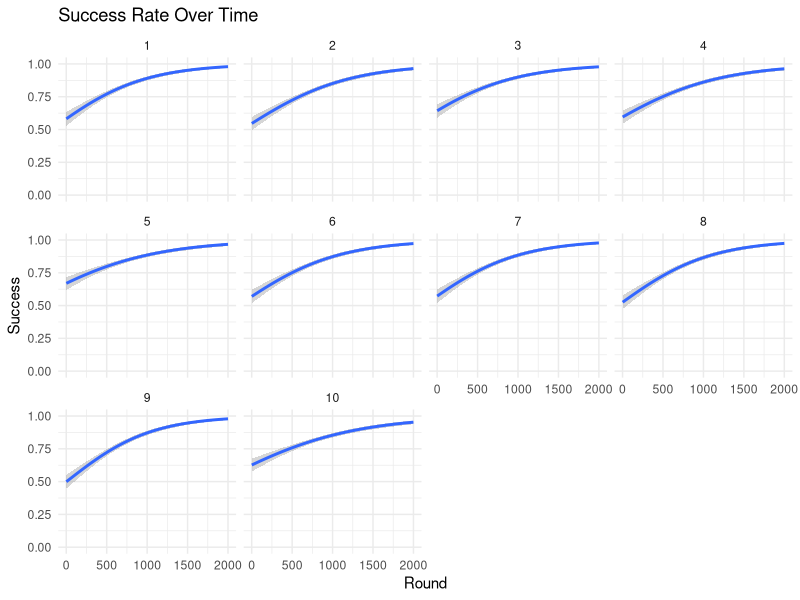

R code for this plot: (Note: this script raises an error after producing the figure.)
## ---- chunk 1

# libraries
library(tidyverse)
library(ggplot2)

# seed
# set.seed(123)

## ---- chunk 2

# general parameters
n_sim <- 10 # number of simulations
n_referents <- 10 # number of unique referents in guessing game
n_small <- 5 # number of small referents
n_large <- 5 # number of large referents
n_rounds <- 2000 # number of interaction rounds
drift_sd <- 0.1 # amount of variation introduced during production
learn_rate <- 0.005 # amount of added memory strengthening for words per round
iconicity_boost <- 1 # multiplicator for distance to iconic prototypes

# referent properties
referents <- tibble(
  id = 1:n_referents,
  type = c(rep("small", n_small), rep("large", n_large))
) 

## ---- chunk 3

# distance-based ease function
## small referents easier near [0,0]
## large referents easier near [1,1]
## currently distance measures range from 0.014 (max distance), to 1 (min distance)
### NOTE: Discuss and justify distance function (maybe euclidean)
signal_ease <- function(sig, type) {
  target <- if (type == "small") c(0, 0) else c(1, 1)
  dist <- sqrt((sig[1] - target[1])^2 + (sig[2] - target[2])^2)
  ease <- exp(-2 * dist)   # the -2 value controls the sharpness of the drop with distance
  ease
}

# explore result of this function
# grid <- expand.grid(
#   x = seq(0, 1, length.out = 50),
#   y = seq(0, 1, length.out = 50),
#   type = c("small", "large")
# )
# 
# # make heat map
# grid <- grid %>%
#   rowwise() %>%
#   mutate(ease = signal_ease(c(x, y), type)) %>%
#   ungroup() 
#   
# ggplot(grid,
#        aes(x = x, y = y, fill = ease)) +
#   geom_tile() +
#   facet_wrap(.~type) +
#   scale_fill_continuous(palette = "viridis")


# interpretation probability
## final guess probability = previous guessing rate + signal fit (iconicity bias)
guess_probability <- function(agent_guess, signal_xy, ref_type) {
  ease <- signal_ease(signal_xy, ref_type)

  # learned ability plus signal ease, capped at 1
  ## the added learning boost of ease is reduced by a factor of iconicity_boost which represents the strength of iconicity affecting guessing
  p <- agent_guess + iconicity_boost * ease
  p[p > 0.95] <- 0.95 ## NOTE: really sloppy and should probably use a function that operates with logits or something, but this keeps a lapse rate of 5% atm
  p
}

# drift function
## adds gaussian drift to the signal 
apply_drift <- function(sig) {
  # pmax and pmin cap it to 0 and 1
  pmax(pmin(sig + rnorm(2, 0, drift_sd), 1),0)
}

## ---- chunk 4

# set up tibble to populate
# history <- tibble(
#   n = integer(n_sim),
#   t = integer(n_rounds),
#   speaker = character(n_rounds),
#   listener = character(n_rounds),
#   referent = integer(n_rounds),
#   type = character(n_rounds),
#   success = integer(n_rounds),
#   p_correct = numeric(n_rounds),
#   signal_x = numeric(n_rounds),
#   signal_y = numeric(n_rounds)
#   )

history <- data.frame(
  round     = integer(),
  trial     = integer(),
  referent  = integer(),
  speaker   = character(),
  listener  = character(),
  type      = character(),
  p_correct = numeric(),
  success   = numeric(),
  signal_x  = numeric(),
  signal_y  = numeric(),
  stringsAsFactors = FALSE
)

# main for loop over interactions
for (n in 1:n_sim) {
  
# initial signals
signals <- tibble(
  id = referents$id,
  x = rep(0.5, n_referents),
  y = rep(0.5, n_referents)
)

# initial learning status of referents (after training)
## each agent has initial probability ~ 0.3 ± noise
agentA_guess <- rbeta(n_referents, 2, 4)
agentB_guess <- rbeta(n_referents, 2, 4)

# alternatives: 0.5  = (2,2)
# alternatives: 0.4  = (2,3)
# alternatives: 0.33 = (2,4)

# main for loop within interaction
for (t in 1:n_rounds) {

  ## speakers/listeners are taking turn
  if (t %% 2 == 1) {
    speaker <- "A"
    listener <- "B"
    speaker_guess <- agentA_guess
    listener_guess <- agentB_guess
  } else {
    speaker <- "B"
    listener <- "A"
    speaker_guess <- agentB_guess
    listener_guess <- agentA_guess
  }

  # randomly pick one referent
  r <- sample(1:n_referents, 1)
  r_type <- referents$type[r]

  # retrieve its signal
  sig <- signals %>% filter(id == r) %>% select(x, y) %>% as.numeric()

  # listener computes probability of correct guess
  p_correct <- guess_probability(listener_guess[r], sig, r_type)

  # actual outcome
  success <- rbinom(1, 1, p_correct)

  # learning: speaker improves signal association
  speaker_guess[r] <- speaker_guess[r] + learn_rate
  #if (speaker_guess[r] > 0.5) speaker_guess[r] <- 0.5  # cap learned component

  # listener also learns
  if (success == 1) {
    listener_guess[r] <- listener_guess[r] + learn_rate
    #if (listener_guess[r] > 0.5) listener_guess[r] <- 0.5
  }
  ## NOTE: have to think of the relationship between learning rate, producing the pair vs. hearing the pair, and successful vs. unsuccessful guessing. 

  # if the guess was successful, the signal does not need to change
  # if the guess was unsuccessful, the signal drifts
  if (success == 0) {
    new_sig <- apply_drift(sig)
    signals$x[r] <- new_sig[1]
    signals$y[r] <- new_sig[2]
  }

  # update guessing probability based on learning
  if (speaker == "A") {
    agentA_guess <- speaker_guess
    agentB_guess <- listener_guess
  } else {
    agentB_guess <- speaker_guess
    agentA_guess <- listener_guess
  }

  # log trials
  # history$n[n] <- as.integer(n)
  # history$t[t] <- as.integer(t)
  # history$speaker[t] <- as.character(speaker)
  # history$listener[t] <- as.character(listener)
  # history$referent[t] <- as.integer(r)
  # history$type[t] <- as.character(r_type)
  # history$success[t] <- as.integer(success)
  # history$p_correct[t] <- as.numeric(p_correct)
  # history$signal_x[t] <- as.numeric(signals$x[r])
  # history$signal_y[t] <- as.numeric(signals$y[r])
  # history$ease[t] <- as.numeric(ease)
  history <- rbind(
      history,
      data.frame(
        sim      = n,
        round    = t,
        referent = r,
        speaker  = speaker,
        listener = listener,
        type     = r_type,
        p_correct = p_correct,
        success  = success,
        signal_x = signals$x[r],
        signal_y = signals$y[r]
      )
  )
  
} # end of n_rounds loop

} # end of nsim loop  
  
## ---- chunk 5

# Aggregate
accuracy_all <- history |> 
  group_by(round) |> 
  summarise(success = mean(success))

accuracy <- history |> 
  group_by(sim, round) |> 
  summarise(success = mean(success))

# Success rate over time
ggplot(accuracy, aes(round, success)) +
  geom_smooth(method = "glm", 
              method.args = list(family = "binomial"), 
              se = TRUE) +
  labs(title = "Success Rate Over Time", 
       y = "Success", 
       x = "Round") +
  facet_wrap(. ~ sim) +
  scale_y_continuous(limits = c(0,1)) + 
  theme_minimal()

## ---- chunk 6

# Signal space use
ggplot(history, aes(signal_x, signal_y, color = type)) +
  geom_point(alpha = 0.2) +
  labs(title = "Evolution of Signal Space", x = "x", y = "y") +
  facet_wrap(. ~ sim) +
  scale_x_continuous(limits = c(0,1)) + 
  scale_y_continuous(limits = c(0,1)) + 
  scale_fill_continuous(palette = "viridis") +
  theme_minimal()

## ---- chunk 7

# Calculate iconicity across bins
iconicity <- history |> 
  mutate(bins = cut(round, breaks = 20, labels = FALSE)) |> 
  group_by(bins, type, sim) |> 
  summarise(signal_x = mean(signal_x),
            signal_y = mean(signal_y)) 

iconicity <- iconicity |> 
  mutate(target_x = ifelse(type == "small", 0, 1),
         target_y = ifelse(type == "small", 0, 1),
         dist = sqrt((signal_x - target_x)^2 + (signal_y - target_y)^2),
         iconicity = exp(-2*dist)) |> 
  group_by(bins, sim) |> 
  summarise(iconicity = mean(iconicity)) 

iconicity_agg <- iconicity |> 
  group_by(bins) |> 
  summarise(iconicity = mean(iconicity)) 

# Iconicity over time
ggplot(iconicity, aes(x = bins, 
                      y = iconicity,
                      group = sim)) +
  geom_path(size = 1, alpha = 0.2) +
  geom_path(data = iconicity_agg,
            aes(group = 1),
            size = 2) +
  # starting point with signal = [0.5,0.5]
  geom_hline(yintercept = 0.2431167, 
               lty = "dashed") +
  scale_y_continuous(limits = c(0,1),
                     breaks = c(0,0.25,0.5,0.75,1)) + 
  labs(title = "Iconicity Over Time", 
       y = "Iconicity (high = iconic, low = not iconic)", 
       x = "Rounds in 100s") +
  #scale_y_continuous(limits = c(0,1)) + 
  theme_minimal()
